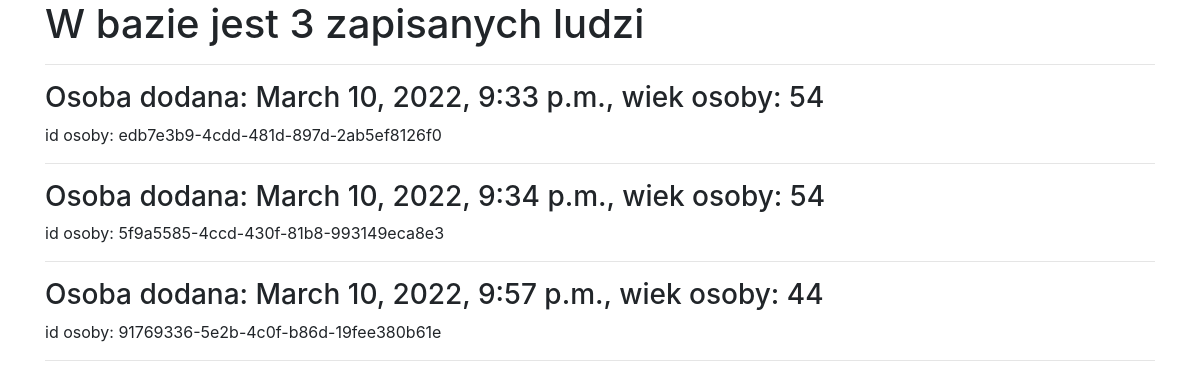
Page /history on the earlier database version.
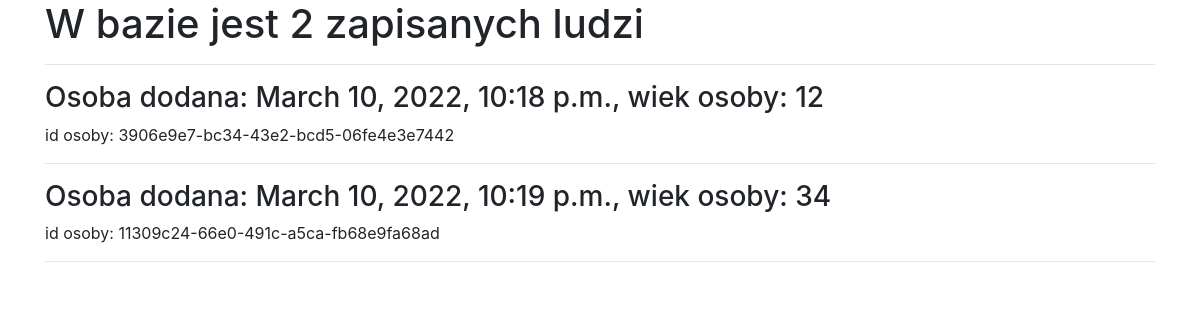
Same page on the later database version.
### check_noshow/models.py (models this page shows, shortened)
class Person(models.Model):
    id = models.UUIDField(primary_key=True, default=uuid.uuid4, editable=False)
    gender = models.IntegerField(default=Gender.WOMAN, choices=Gender.choices)
    created_at =  models.DateTimeField(auto_now=True)
    date_of_appointment = models.DateTimeField()
    date_of_set_appointment = models.DateTimeField()
    age = models.PositiveIntegerField(validators=[MaxValueValidator(Decimal('102.0'))])
    scolarship = models.BooleanField()
    hipertension = models.BooleanField()
    diabetes = models.BooleanField()
    alcoholism = models.BooleanField()
    sms_received = models.BooleanField()
    handicap = models.IntegerField(default=Handicapchoices.FIRST, choices=Handicapchoices.choices)
    num_app_missed = models.DecimalField(max_digits=3, decimal_places=0, validators=[MinValueValidator(Decimal('0.01'))])

### check_noshow/views.py (the view)
# urls.py: path('history', views.history, name='check-history'),
def history(request):
    return render(request, 'check_noshow/history.html',
                    {
                        "people": Person.objects.all(),
                        "num_people": Person.objects.count()
                    })

### check_noshow/templates/check_noshow/history.html (shortened to what this page needs)
{% extends "check_noshow/base.html" %}
{% block content %}
<h1>W bazie jest {{num_people}} zapisanych ludzi</h1>
<hr>
    {% for person in people %}
        <h3>Osoba dodana: {{person.created_at}}, wiek osoby: {{person.age}}</h3>
        <p>id osoby: {{person.id}}</p>
        <hr>
    {% endfor %}
{% endblock %}

### check_noshow/templates/check_noshow/base.html (shortened to what this page needs)
<!doctype html>
<html lang="en">
  <head>
    <link rel="stylesheet" href="https://cdn.jsdelivr.net/npm/bootstrap@4.0.0/dist/css/bootstrap.min.css">
  </head>
  <body>
    <div class="container">
        {% block content %}
        {% endblock %}
    </div>
  </body>
</html>

Differences in the rows shown:
removed Person: created_at "March 10, 2022, 9:33 p.m.", age "54", id "edb7e3b9-4cdd-481d-897d-2ab5ef8126f0"
removed Person: created_at "March 10, 2022, 9:34 p.m.", age "54", id "5f9a5585-4ccd-430f-81b8-993149eca8e3"
removed Person: created_at "March 10, 2022, 9:57 p.m.", age "44", id "91769336-5e2b-4c0f-b86d-19fee380b61e"
added Person: created_at "March 10, 2022, 10:18 p.m.", age "12", id "3906e9e7-bc34-43e2-bcd5-06fe4e3e7442"
added Person: created_at "March 10, 2022, 10:19 p.m.", age "34", id "11309c24-66e0-491c-a5ca-fb68e9fa68ad"
Other differences:
{{ num_people }}: "3" → "2"
